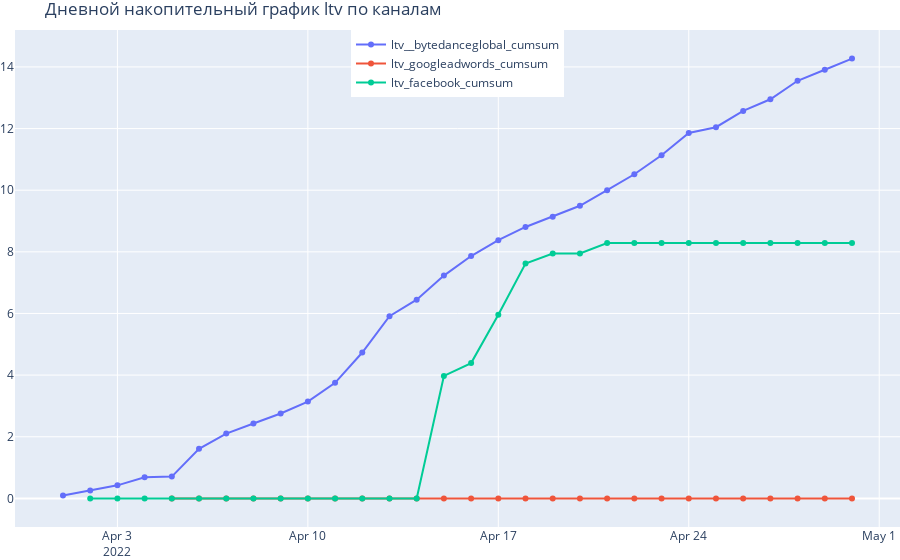

Source (notebook cell):
### Code cell
# Дневной график накопительный ltv по каналам за период с '2022-04-01' по '2022-05-01' по дням

x = ltv_user_type.event_date                   
y2 = ltv_user_type.ltv__bytedanceglobal_cumsum
y3 = ltv_user_type.ltv_googleadwords_cumsum      
y4 = ltv_user_type.ltv_facebook_cumsum


fig = go.Figure()
fig.add_trace(go.Scatter(x=x, y=y2,  name='ltv__bytedanceglobal_cumsum', mode='lines+markers',))
fig.add_trace(go.Scatter(x=x, y=y3,  name='ltv_googleadwords_cumsum', mode='lines+markers',))
fig.add_trace(go.Scatter(x=x, y=y4,  name='ltv_facebook_cumsum', mode='lines+markers',))

fig.update_layout(legend_orientation="v",
                  legend=dict(x=.5, xanchor="center"),
                  hovermode="x",
                  title="Дневной накопительный график ltv по каналам",
                  margin=dict(l=0, r=0, t=30, b=0))
fig.update_traces(hoverinfo="all", hovertemplate="event_date: %{x}<br>ltv: %{y}")
fig.show()

### Figure 1 — Plotly figure (JSON) as saved in the notebook; plotly's stock layout.template omitted (floating-point values rounded to 4 significant figures)
{"data": [{"hoverinfo": "all", "hovertemplate": "event_date: %{x}<br>ltv: %{y}", "mode": "lines+markers", "name": "ltv__bytedanceglobal_cumsum", "type": "scatter", "x": ["2022-04-01", "2022-04-02", "2022-04-03", "2022-04-04", "2022-04-05", "2022-04-06", "2022-04-07", "2022-04-08", "2022-04-09", "2022-04-10", "2022-04-11", "2022-04-12", "2022-04-13", "2022-04-14", "2022-04-15", "2022-04-16", "2022-04-17", "2022-04-18", "2022-04-19", "2022-04-20", "2022-04-21", "2022-04-22", "2022-04-23", "2022-04-24", "2022-04-25", "2022-04-26", "2022-04-27", "2022-04-28", "2022-04-29", "2022-04-30"], "y": [0.09189, 0.2548, 0.4235, 0.6871, 0.7068, 1.607, 2.102, 2.431, 2.756, 3.14, 3.751, 4.734, 5.91, 6.449, 7.23, 7.864, 8.378, 8.807, 9.142, 9.494, 10.0, 10.52, 11.13, 11.86, 12.04, 12.57, 12.95, 13.55, 13.91, 14.27]}, {"hoverinfo": "all", "hovertemplate": "event_date: %{x}<br>ltv: %{y}", "mode": "lines+markers", "name": "ltv_googleadwords_cumsum", "type": "scatter", "x": ["2022-04-01", "2022-04-02", "2022-04-03", "2022-04-04", "2022-04-05", "2022-04-06", "2022-04-07", "2022-04-08", "2022-04-09", "2022-04-10", "2022-04-11", "2022-04-12", "2022-04-13", "2022-04-14", "2022-04-15", "2022-04-16", "2022-04-17", "2022-04-18", "2022-04-19", "2022-04-20", "2022-04-21", "2022-04-22", "2022-04-23", "2022-04-24", "2022-04-25", "2022-04-26", "2022-04-27", "2022-04-28", "2022-04-29", "2022-04-30"], "y": [null, null, null, null, 0, 0, 0, 0, 0, 0, 0, 0, 0, 0, 0, 0, 0, 0, 0, 0, 0, 0, 0, 0, 0, 0, 0, 0, 0, 0]}, {"hoverinfo": "all", "hovertemplate": "event_date: %{x}<br>ltv: %{y}", "mode": "lines+markers", "name": "ltv_facebook_cumsum", "type": "scatter", "x": ["2022-04-01", "2022-04-02", "2022-04-03", "2022-04-04", "2022-04-05", "2022-04-06", "2022-04-07", "2022-04-08", "2022-04-09", "2022-04-10", "2022-04-11", "2022-04-12", "2022-04-13", "2022-04-14", "2022-04-15", "2022-04-16", "2022-04-17", "2022-04-18", "2022-04-19", "2022-04-20", "2022-04-21", "2022-04-22", "2022-04-23", "2022-04-24", "2022-04-25", "2022-04-26", "2022-04-27", "2022-04-28", "2022-04-29", "2022-04-30"], "y": [null, 0, 0, 0, 0, 0, 0, 0, 0, 0, 0, 0, 0, 0, 3.973, 4.39, 5.958, 7.62, 7.948, 7.948, 8.285, 8.285, 8.285, 8.285, 8.285, 8.285, 8.285, 8.285, 8.285, 8.285]}], "layout": {"hovermode": "x", "legend": {"orientation": "v", "x": 0.5, "xanchor": "center"}, "margin": {"b": 0, "l": 0, "r": 0, "t": 30}, "title": {"text": "Дневной накопительный график ltv по каналам"}}}
